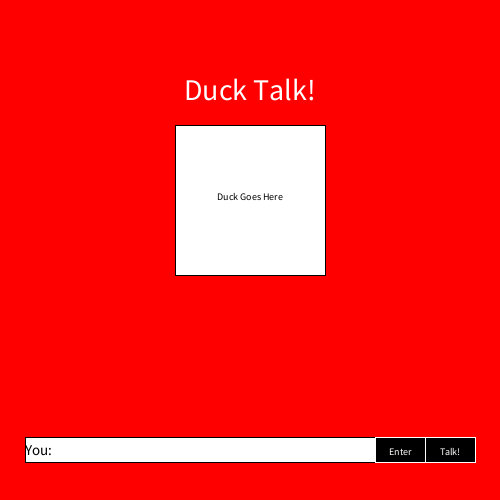
Frame 1 (no input)
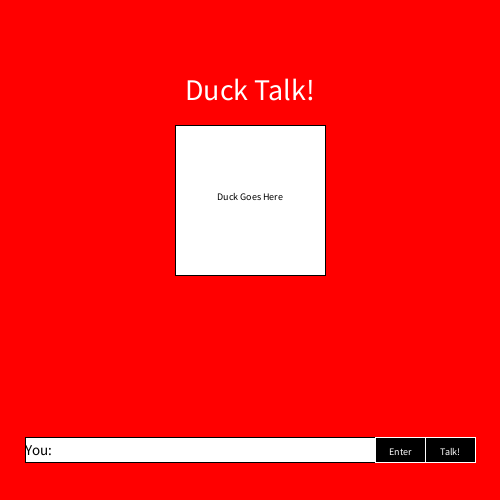
Frame 60 (the mouse pressed at the canvas centre just before this capture)
Frame 120 (the mouse held since frame 60 and released just before this capture): identical to frame 60, image omitted

The Processing sketch that drew these frames (run headless with seeded random() and noise(); from frame 60 on, the mouse is pressed at the canvas centre):

// Processing sketch: duckBot
// ── duckBot.pde
String currentString;
char[] letters = new char[0];
String[] History;
void setup()
{
  size(500, 500);
  background(255, 0, 0);
  frameRate(60);
  currentString = "";
  History = new String[6];
  for (int i = 0; i < History.length; i++)
  {
    History[i] = "";
  }
}
void draw()
{
  background(255, 0, 0);
  stroke(0);
  textAlign(CENTER);
  textSize(30);
  fill(255);
  text("Duck Talk!", width/2, height/2-150);
  rectMode(CENTER);
  rect(width/2, height/2-50, 150, 150);
  stroke(0);
  textSize(10);
  fill(0);
  text("Duck Goes Here", width/2, height/2-50);
  fill(255);
  rect(width/2, 450, 450, 25);
  textAlign(LEFT);
  fill(0);
  textSize(15);
  text("You: ", 25, 455);
  text(currentString, 60, 455);
  // text("Duck: How are you today?\nYou: Fine\nDuck: What do you like?\nYou: Asians\nDuck: What else?", 25, 300);
  for (int i = 0; i < History.length; i++)
  {
    if (History[i] == "")
    {
      text(History[i], 25, 300+(i*23));
    } else
    {
      text("You: "  + History[i], 25, 300+(i*23));
    }
  }
  fill(0);
  stroke(255);
  rect(400, 450, 50, 25);
  textSize(10);
  fill(255);
  textAlign(CENTER);
  text("Enter", 400, 455);
  stroke(255);
  fill(0);
  rect(450, 450, 50, 25);
  fill(255);
  text("Talk!", 450, 455);
  println(History[4]);
}

void keyPressed()
{
  if (key != CODED && key != BACKSPACE && key != ENTER)
  {
    letters = append(letters, key);
    currentString = "";
    for (int i = 0; i < letters.length; i++)
    {
      currentString = currentString + letters[i];
    }
  } else if (key == BACKSPACE && letters.length > 0)
  {
    letters = shorten(letters);
    currentString = "";
    for (int i = 0; i < letters.length; i++)
    {
      currentString = currentString + letters[i];
    }
  } else if (key == ENTER && letters.length > 0)
  {
    History[0] = History[1];
    History [1] = History[2];
    History[2] = History[3];
    History[3] = History[4];
    History[4] = History[5];
    History[5] =  currentString;
    currentString = "";
    letters = new char[0];
  }
}
